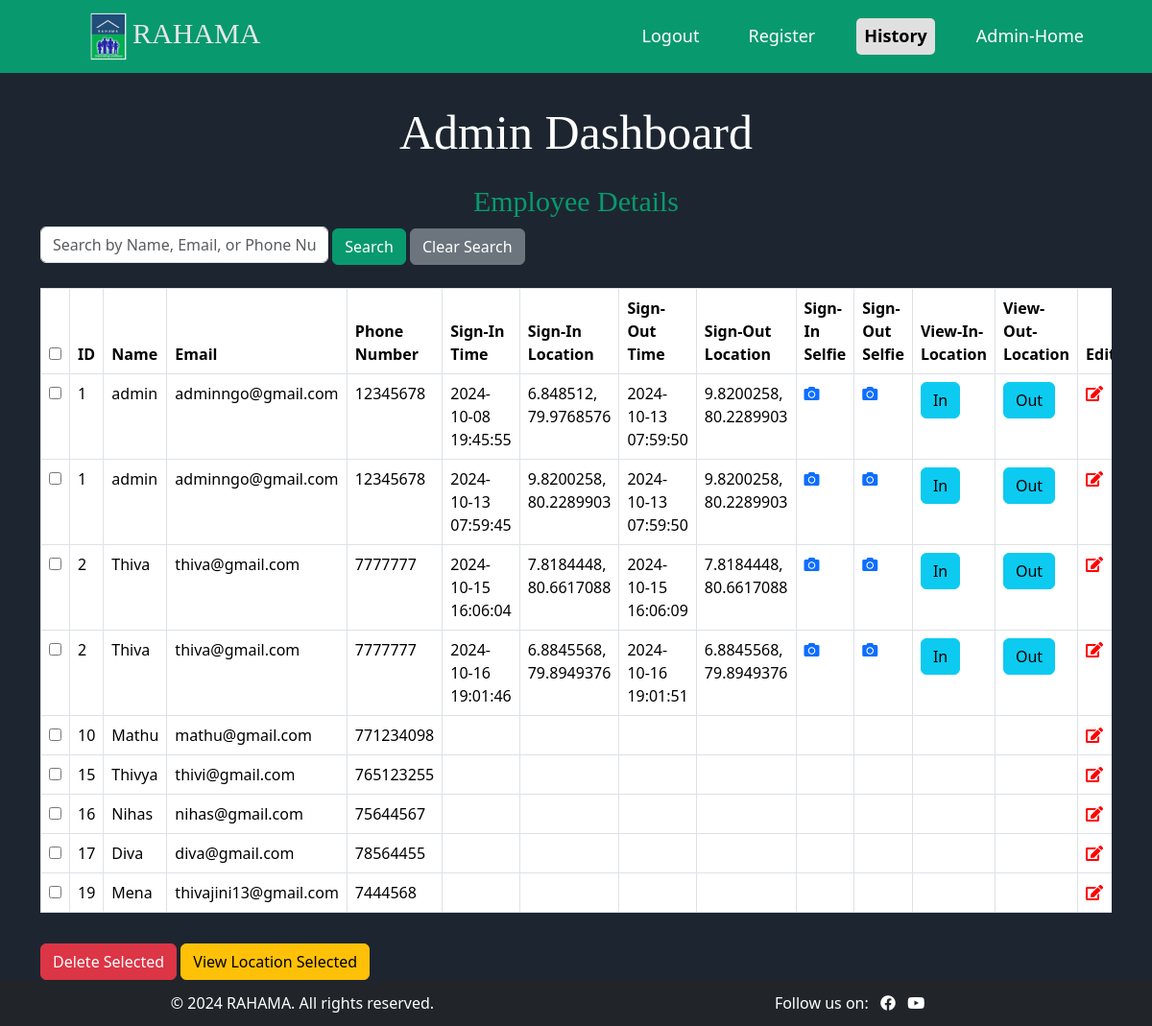
The page /admin/history.php (signed in) on the database its author committed.
### tables this page shows
CREATE TABLE `site_settings` (
  `id` int(11) NOT NULL,
  `logo_path` varchar(255) NOT NULL,
  `name` varchar(255) NOT NULL,
  `facebook_link` varchar(255) NOT NULL,
  `youtube_link` varchar(255) NOT NULL,
  `twitter_link` varchar(255) NOT NULL,
  `linkedin_link` varchar(255) NOT NULL
);

CREATE TABLE `employee_tracking` (
  `id` int(11) NOT NULL,
  `employee_id` int(11) NOT NULL,
  `sign_in_time` datetime DEFAULT NULL,
  `sign_in_location` varchar(255) DEFAULT NULL,
  `sign_in_latitude` varchar(100) NOT NULL,
  `sign_in_longitude` varchar(100) NOT NULL,
  `sign_out_time` datetime DEFAULT NULL,
  `sign_out_location` varchar(255) DEFAULT NULL,
  `latitude` varchar(100) NOT NULL,
  `longitude` varchar(100) NOT NULL,
  `sign_in_selfie` varchar(255) NOT NULL,
  `sign_out_selfie` varchar(255) NOT NULL
);

CREATE TABLE `employees` (
  `id` int(11) NOT NULL,
  `name` varchar(100) NOT NULL,
  `email` varchar(100) NOT NULL,
  `phone_number` varchar(10) NOT NULL,
  `password` varchar(200) NOT NULL,
  `verification_token` varchar(255) DEFAULT NULL,
  `status` int(11) DEFAULT 0,
  `reset_token` varchar(255) NOT NULL
);

### admin/functions.php (called while the page is built)
<?php
function get_logo_path($conn) {
    $result = $conn->query("SELECT logo_path, name FROM site_settings WHERE id = 1 LIMIT 1");
    $row = $result->fetch_assoc();
    return $row ? $row : ['logo_path' => null, 'name' => 'Your Company Name'];
}?>

### admin/history.php (the view, shortened to what this page needs)
<?php
include('../db_connect.php');
$searchTerm = '';
$employeeQuery = "
    SELECT e.id, e.name, e.email, e.phone_number,
           et.sign_in_time, et.sign_in_location,
           et.sign_out_time, et.sign_out_location,
           et.sign_in_selfie, et.sign_out_selfie
    FROM employees e
    LEFT JOIN employee_tracking et ON e.id = et.employee_id";
$employeeQuery .= " ORDER BY e.id ASC";
$stmt = $conn->prepare($employeeQuery);
$stmt->execute();
$employeeResult = $stmt->get_result();
?>
<?php include('admin_header.php'); ?>
<div class="container mt-5">
    <h2 class="text-center">Admin Dashboard</h2>
    <h3 class="mt-4">Employee Details</h3>
    <form method="POST" action="" class="mb-4">
        <input type="text" name="search" placeholder="Search by Name, Email, or Phone Number" value="<?php echo htmlspecialchars($searchTerm); ?>" class="form-control" style="width: 300px; display: inline-block;">
        <button type="submit" class="btn btn-primary">Search</button>
        <button type="button" class="btn btn-secondary" onclick="clearSearch()">Clear Search</button>
    </form>
    <form id="employeeForm" action="" method="post">
        <div class="table-responsive">
            <table class="table table-bordered">
                <thead>
                    <tr>
                        <th><input type="checkbox" id="selectAll"></th>
                        <th>ID</th>
                        <th>Name</th>
                        <th>Email</th>
                        <th>Phone Number</th>
                        <th>Sign-In Time</th>
                        <th>Sign-In Location</th>
                        <th>Sign-Out Time</th>
                        <th>Sign-Out Location</th>
                        <th>Sign-In Selfie</th>
                        <th>Sign-Out Selfie</th>
                        <th>View-In-Location</th>
						<th>View-Out-Location</th>
                        <th>Edit</th>
                    </tr>
                </thead>
                <tbody>
                    <?php if ($employeeResult->num_rows > 0) { ?>
                        <?php while ($employee = $employeeResult->fetch_assoc()) { ?>
                            <tr>
                                <td>
                                    <input type="checkbox" name="employee_ids[]" value="<?php echo htmlspecialchars($employee['id']); ?>">
                                </td>
                                <td><?php echo htmlspecialchars($employee['id']); ?></td>
                                <td><?php echo htmlspecialchars($employee['name']); ?></td>
                                <td><?php echo htmlspecialchars($employee['email']); ?></td>
                                <td><?php echo htmlspecialchars($employee['phone_number']); ?></td>
                                <td><?php echo htmlspecialchars($employee['sign_in_time']); ?></td>
                                <td><?php echo htmlspecialchars($employee['sign_in_location']); ?></td>
                                <td><?php echo htmlspecialchars($employee['sign_out_time']); ?></td>
                                <td><?php echo htmlspecialchars($employee['sign_out_location']); ?></td>
                                <td>
                                    <?php if ($employee['sign_in_selfie']) { ?>
                                        <a href="../<?php echo ($employee['sign_in_selfie']); ?>" target="_blank">  <i class="fas fa-camera"></i></a>
                                    <?php } else { ?>
                                    <?php } ?>
                                </td>
                                <td>
                                    <?php if ($employee['sign_out_selfie']) { ?>
                                        <a href="../<?php echo ($employee['sign_out_selfie']); ?>" target="_blank">  <i class="fas fa-camera"></i></a>
                                    <?php } else { ?>
                                    <?php } ?>
                                </td>
                                <td>
									 <?php if ($employee['sign_in_location']) { ?>
                                    <a href="https://www.google.com/maps/@<?php echo htmlspecialchars($employee['sign_in_location']); ?>,15z" target="_blank">
                                        <button type="button" class="btn btn-info">In</button>
                                    </a>
									<?php } else { ?>
									 <?php } ?>
                                </td>
								<td>
									 <?php if ($employee['sign_out_location']) { ?>
                                    <a href="https://www.google.com/maps/@<?php echo htmlspecialchars($employee['sign_out_location']); ?>,15z" target="_blank">
                                        <button type="button" class="btn btn-info">Out</button>
                                    </a>
									<?php } else { ?>
									 <?php } ?>
                                </td>
                                <td>
                                <a href="employee_edit.php?id=<?php echo htmlspecialchars($employee['id']); ?>" style="color: red;">
                                        <i class="fas fa-edit"></i>
                                    </a>
                                </td>
                            </tr>
                        <?php } ?>
                    <?php } else { ?>
                        <tr>
                            <td colspan="13" class="text-center">No employees found matching the criteria.</td>
                        </tr>
                    <?php } ?>
                </tbody>
            </table>
        </div>
    </form>
    <button type="button" class="btn btn-danger mt-3" onclick="confirmDelete()">Delete Selected</button>
    <button type="button" class="btn btn-warning mt-3" onclick="window.location.href='view_location.php'">View Location Selected</button>
</div>
<?php
include('../footer.php');
?>

### admin/admin_header.php (shortened to what this page needs)
<?php
include('../db_connect.php');
include('functions.php');
$site_info = get_logo_path($conn);
$logo_path = $site_info['logo_path'];
$company_name = $site_info['name'];
?>
<!DOCTYPE html>
<html lang="en">
<head>
    <link href="https://cdn.jsdelivr.net/npm/bootstrap@5.3.3/dist/css/bootstrap.min.css" rel="stylesheet">
</head>
<body>
   <?php
$current_page = basename($_SERVER['PHP_SELF']);
?>
<nav class="navbar navbar-expand-lg">
    <div class="container-fluid">
        <a class="navbar-brand" href="#">
            <?php if ($logo_path): ?>
                <img src="../<?php echo htmlspecialchars($logo_path); ?>" alt="" style="height: 50px;"><span style="color: rgb(230, 230, 230);"><?php echo htmlspecialchars($company_name); ?></span>
            <?php else: ?>
                <span style="color: rgb(230, 230, 230);"><?php echo htmlspecialchars($company_name); ?></span>
            <?php endif; ?>
        </a>
        <div class="collapse navbar-collapse justify-content-end" id="navbarNav">
            <ul class="navbar-nav">
                <li class="nav-item">
                    <a class="nav-link <?php echo ($current_page == 'admin_logout.php') ? 'active' : ''; ?>" href="admin_logout.php">Logout</a>
                </li>
 <li class="nav-item">
                    <a class="nav-link <?php echo ($current_page == 'register.php') ? 'active' : ''; ?>" href="register.php">Register</a>
                </li>
                <li class="nav-item">
                    <a class="nav-link <?php echo ($current_page == 'history.php') ? 'active' : ''; ?>" href="history.php">History</a>
                </li>
                <li class="nav-item">
                    <a class="nav-link <?php echo ($current_page == 'admin_dashboard.php') ? 'active' : ''; ?>" href="admin_dashboard.php">Admin-Home</a>
                </li>
            </ul>
        </div>
    </div>
</nav>
</body>
</html>

### footer.php (shortened to what this page needs)
<?php
include('db_connect.php');
$query = "SELECT * FROM site_settings WHERE id = 1";
$result = $conn->query($query);
$footer = [
    'name' => 'NGO Employee Location Tracking System',
    'facebook_link' => '#',
    'youtube_link' => '#',
];
if ($result && $result->num_rows > 0) {
    $footer = $result->fetch_assoc();
}
?>
<!DOCTYPE html>
<html lang="en">
<head>
    <link rel="stylesheet" href="https://cdnjs.cloudflare.com/ajax/libs/font-awesome/5.15.3/css/all.min.css">
</head>
<body class="d-flex flex-column min-vh-100">
       <footer class="bg-dark text-white text-center py-2 mt-auto">
        <div class="container mt-1">
            <div class="row">
                <div class="col-12 col-md-6 mb-2 mb-md-0">
                    <p class="mb-1 fs-6 fs-md-5">&copy; <?php echo date("Y"); ?> <?php echo htmlspecialchars($footer['name']); ?>. All rights reserved.</p>
                </div>
                <div class="col-12 col-md-6">
                    <p class="mb-0">
                        Follow us on:
                        <a href="<?php echo htmlspecialchars($footer['facebook_link']); ?>" target="_blank" class="text-white ms-2"><i class="fab fa-facebook"></i></a>
                        <a href="<?php echo htmlspecialchars($footer['youtube_link']); ?>" target="_blank" class="text-white ms-2"><i class="fab fa-youtube"></i></a>
                    </p>
                </div>
            </div>
        </div>
    </footer>
</body>
</html>

### admin/admin_header.php (style rules this page uses)
body { background-color: #1d2630; }
.navbar { margin-bottom: 0px; background-color: rgb(9, 153, 110); position: fixed; padding: 0.5rem 1rem; line-height: 1.2; top: 0; width: 100%; z-index: 1000; }
.navbar-brand { margin-left: 60px; font-size: 30px; color: rgb(230, 230, 230); font-family: 'Georgia', serif; pointer-events: none; }
.nav-item { margin-right: 35px; font-size: 18px; color: white; }
.container { margin-top: 50px; }
h2 { color: white; text-align: center; font-family: 'Georgia', serif; font-size: 50px; margin-bottom: 20px; margin-top: 10px; }
h3 { color: rgb(9, 153, 110); text-align: center; font-family: 'Georgia', serif; font-size: 30px; }
.btn-primary { background-color: rgb(9, 153, 110); border-color: rgb(9, 153, 110); }
.nav-link { color: white; padding: 8px 16px; border-radius: 5px; }
.nav-link.active { color: #1d2630; background-color: #e0e0e0; font-weight: bold; border-radius: 5px; }

### rows shown on the page
site_settings: logo_path (picture), name "RAHAMA"
employee_tracking: employee "1", employee.name "admin", employee.email "adminngo@gmail.com", employee.phone_number "12345678", sign_in_time "2024-10-08 19:45:55", sign_in_location "6.848512, 79.9768576", sign_out_time "2024-10-13 07:59:50", sign_out_location "9.8200258, 80.2289903"
employee_tracking: employee "1", employee.name "admin", employee.email "adminngo@gmail.com", employee.phone_number "12345678", sign_in_time "2024-10-13 07:59:45", sign_in_location "9.8200258, 80.2289903", sign_out_time "2024-10-13 07:59:50", sign_out_location "9.8200258, 80.2289903"
employee_tracking: employee "2", employee.name "Thiva", employee.email "thiva@gmail.com", employee.phone_number "7777777", sign_in_time "2024-10-15 16:06:04", sign_in_location "7.8184448, 80.6617088", sign_out_time "2024-10-15 16:06:09", sign_out_location "7.8184448, 80.6617088"
employee_tracking: employee "2", employee.name "Thiva", employee.email "thiva@gmail.com", employee.phone_number "7777777", sign_in_time "2024-10-16 19:01:46", sign_in_location "6.8845568, 79.8949376", sign_out_time "2024-10-16 19:01:51", sign_out_location "6.8845568, 79.8949376"
employees: id "10", name "Mathu", email "mathu@gmail.com", phone_number "771234098"
employees: id "15", name "Thivya", email "thivi@gmail.com", phone_number "765123255"
employees: id "16", name "Nihas", email "nihas@gmail.com", phone_number "75644567"
employees: id "17", name "Diva", email "diva@gmail.com", phone_number "78564455"
employees: id "19", name "Mena", email "thivajini13@gmail.com", phone_number "7444568"
